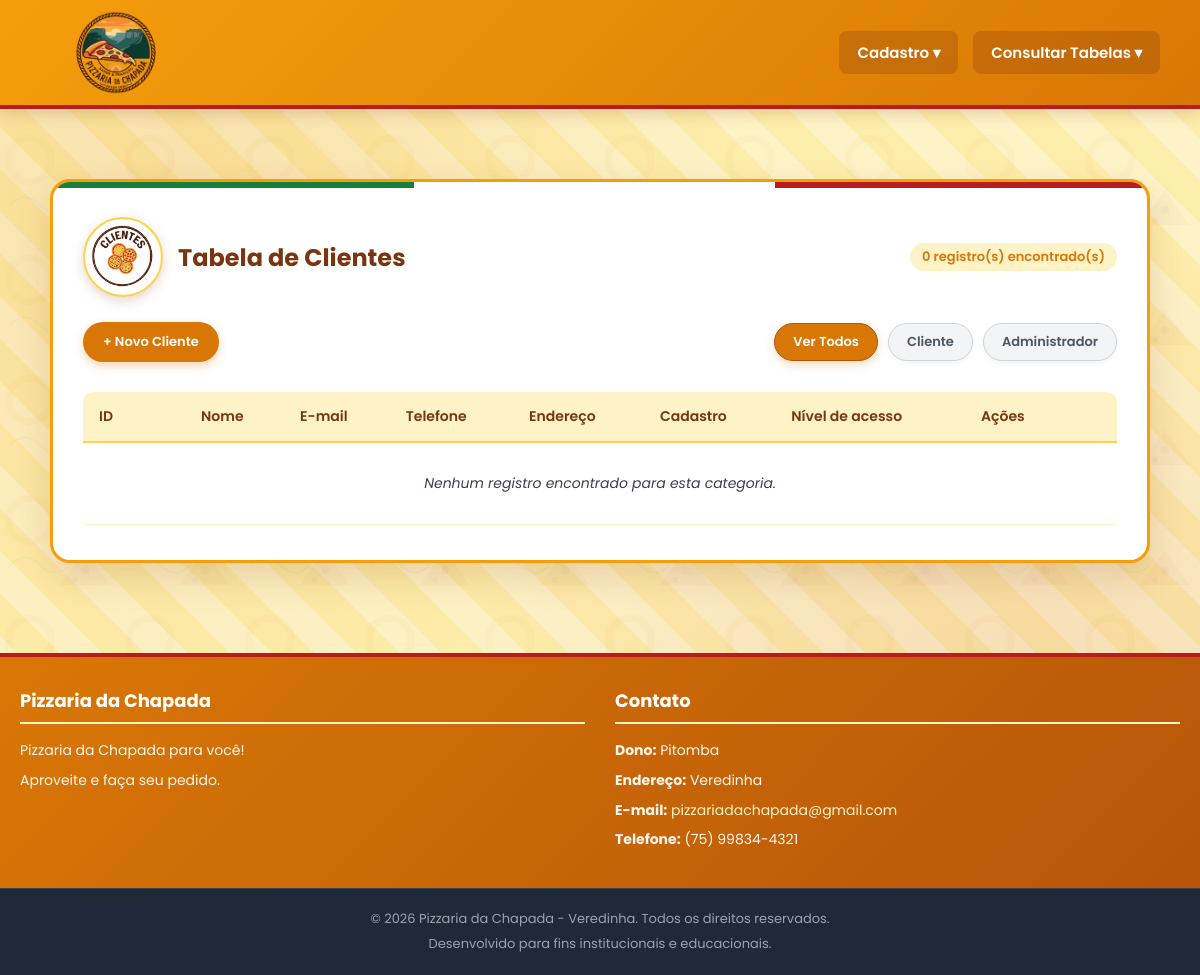
Page /consultar_user.php on the earlier database version.
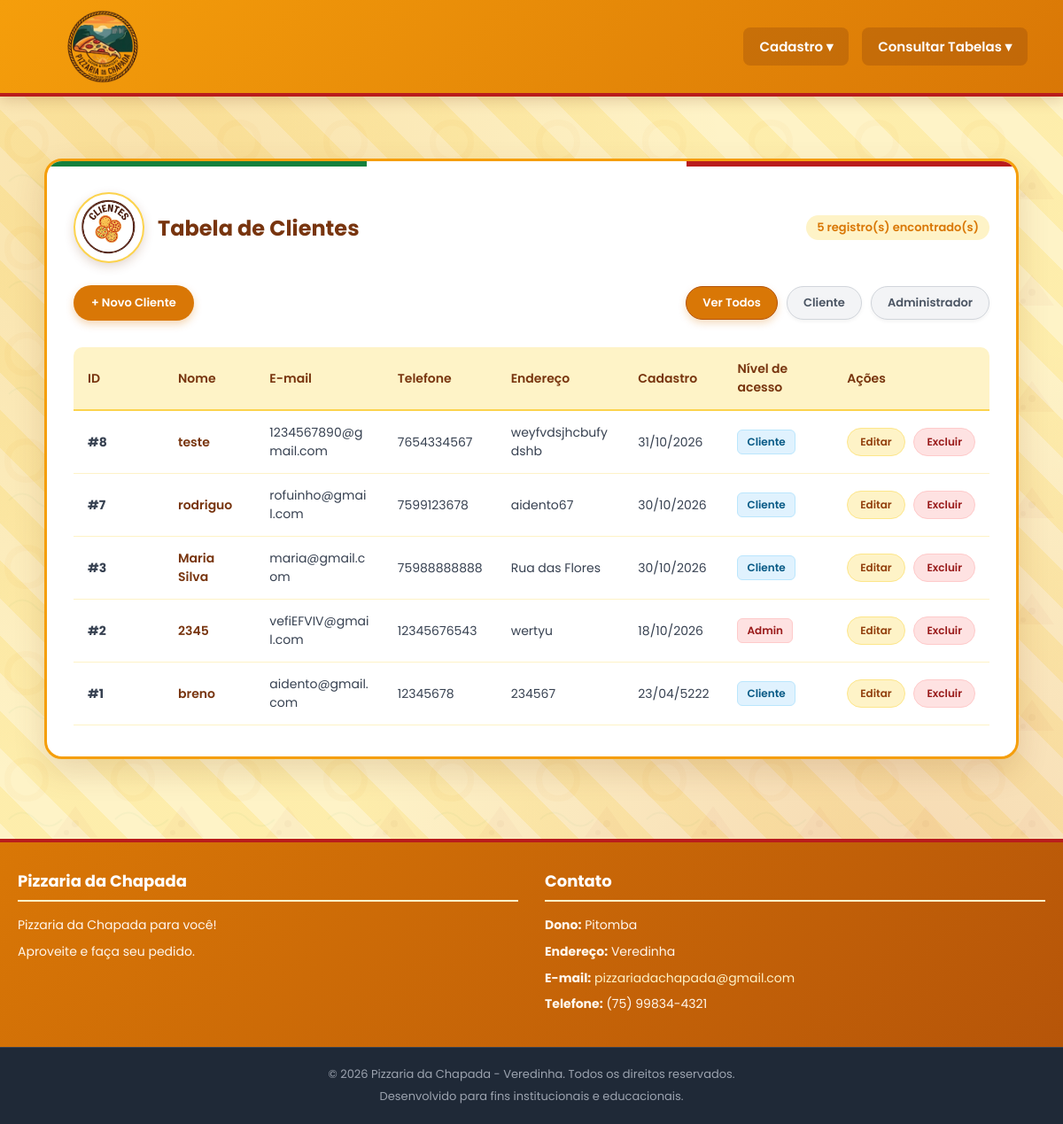
Same page on the later database version.
### tables this page shows
CREATE TABLE IF NOT EXISTS cliente (
    id INT PRIMARY KEY AUTO_INCREMENT,
    nome VARCHAR(100) NOT NULL,
    email VARCHAR(100) UNIQUE DEFAULT NULL,
    senha VARCHAR(255) DEFAULT NULL,
    telefone VARCHAR(20),
    endereco VARCHAR(255),
    datacad DATETIME NOT NULL DEFAULT CURRENT_TIMESTAMP,
    nivel_acesso INT NOT NULL DEFAULT 1
);

### consultar_user.php (the view, shortened to what the changed rows need)
<?php
include "conexao.php";
$filtro = isset($_GET['filtro']) ? $_GET['filtro'] : '';
if ($filtro === 'cliente') {
    $sql = "SELECT id, nome, email, telefone, endereco, datacad, nivel_acesso
            FROM cliente
            WHERE nivel_acesso != 2
            ORDER BY id DESC";
} elseif ($filtro === 'admin') {
    $sql = "SELECT id, nome, email, telefone, endereco, datacad, nivel_acesso
            FROM cliente
            WHERE nivel_acesso = 2
            ORDER BY id DESC";
} else {
    $sql = "SELECT id, nome, email, telefone, endereco, datacad, nivel_acesso
            FROM cliente
            ORDER BY id DESC";
}
$resultado = mysqli_query($conexao, $sql);
$total_clientes = ($resultado) ? mysqli_num_rows($resultado) : 0;
?>
<!DOCTYPE html>
<html lang="pt-br">
<head>
    <link rel="stylesheet" href="style/base.css?v=10.0">
    <link rel="stylesheet" href="style/menu.css?v=10.0">
    <link rel="stylesheet" href="style/rodape.css?v=10.0">
    <link rel="stylesheet" href="style/componentes.css?v=10.0">
    <link rel="stylesheet" href="style/tabelas.css?v=10.0">
    <link rel="stylesheet" href="style/consultas.css?v=10.0">
</head>
<body class="bg-pizzaria">
    <div class="main-wrapper">
        <div class="table-card-container">
            <div class="table-header-flex">
                <div class="title-with-logo">
                    <img
                        src="LogoClientes.png"
                        alt="Logo Clientes"
                        class="section-logo"
                    >
                    <h2>Tabela de Clientes</h2>
                </div>
                <span class="badge-count">
                    <?= $total_clientes ?>
                    registro(s) encontrado(s)
                </span>
            </div>
            <div class="table-responsive">
                <table class="modern-table">
                    <thead>
                        <tr>
                            <th class="col-id">ID</th>
                            <th>Nome</th>
                            <th>E-mail</th>
                            <th>Telefone</th>
                            <th>Endereço</th>
                            <th>Cadastro</th>
                            <th>Nível de acesso</th>
                            <th class="col-acoes">Ações</th>
                        </tr>
                    </thead>
                    <tbody>
                        <?php if ($total_clientes > 0): ?>
                            <?php while ($linha = mysqli_fetch_assoc($resultado)): ?>
                                <tr>
                                    <td>
                                        <strong>#<?= (int) $linha['id'] ?></strong>
                                    </td>
                                    <td>
                                        <span class="category-name">
                                            <?= htmlspecialchars(
                                                $linha['nome'] ?? '',
                                                ENT_QUOTES,
                                                'UTF-8'
                                            ) ?>
                                        </span>
                                    </td>
                                    <td class="client-email">
                                        <?= htmlspecialchars(
                                            $linha['email'] ?? '',
                                            ENT_QUOTES,
                                            'UTF-8'
                                        ) ?>
                                    </td>
                                    <td class="client-phone">
                                        <?= htmlspecialchars(
                                            $linha['telefone'] ?: '-',
                                            ENT_QUOTES,
                                            'UTF-8'
                                        ) ?>
                                    </td>
                                    <td class="client-address">
                                        <?= htmlspecialchars(
                                            $linha['endereco'] ?: '-',
                                            ENT_QUOTES,
                                            'UTF-8'
                                        ) ?>
                                    </td>
                                    <td>
                                        <?php
                                        if (!empty($linha['datacad'])) {
                                            $timestamp = strtotime($linha['datacad']);
                                            echo $timestamp !== false
                                                ? date('d/m/Y', $timestamp)
                                                : '-';
                                        } else {
                                            echo '-';
                                        }
                                        ?>
                                    </td>
                                    <td>
                                        <?php if ((int) $linha['nivel_acesso'] === 2): ?>
                                            <span class="access-badge access-admin">
                                                Admin
                                            </span>
                                        <?php else: ?>
                                            <span class="access-badge access-client">
                                                Cliente
                                            </span>
                                        <?php endif; ?>
                                    </td>
                                    <td class="cell-actions">
                                        <a href="editar.php?tabela=cliente&id=<?= (int) $linha['id'] ?>" class="btn-action-edit">Editar</a>
                                        <a
                                            href="excluir.php?tabela=cliente&id=<?= (int) $linha['id'] ?>"
                                            class="btn-action-danger"
                                            onclick="return confirm('Deseja realmente excluir este cliente?');"
                                        >
                                            Excluir
                                        </a>
                                    </td>
                                </tr>
                            <?php endwhile; ?>
                        <?php else: ?>
                            <tr>
                                <td colspan="8" class="empty-table-msg">
                                    Nenhum registro encontrado para esta categoria.
                                </td>
                            </tr>
                        <?php endif; ?>
                    </tbody>
                </table>
            </div>
        </div>
    </div>
</body>
</html>

Differences in the rows shown:
added cliente: id "8", nome "teste", email "1234567890@gmail.com", telefone "7654334567", endereco "weyfvdsjhcbufydshb", datacad "31/10/2026", nivel_acesso "Cliente"
added cliente: id "7", nome "rodriguo", email "rofuinho@gmail.com", telefone "7599123678", endereco "aidento67", datacad "30/10/2026", nivel_acesso "Cliente"
added cliente: id "3", nome "Maria Silva", email "maria@gmail.com", telefone "75988888888", endereco "Rua das Flores", datacad "30/10/2026", nivel_acesso "Cliente"
added cliente: id "2", nome "2345", email "vefiEFVIV@gmail.com", telefone "12345676543", endereco "wertyu", datacad "18/10/2026", nivel_acesso "Admin"
added cliente: id "1", nome "breno", email "aidento@gmail.com", telefone "12345678", endereco "234567", datacad "23/04/5222", nivel_acesso "Cliente"
Other differences:
$total_clientes: "0" → "5"
text no longer shown: "Nenhum registro encontrado para esta categoria."
